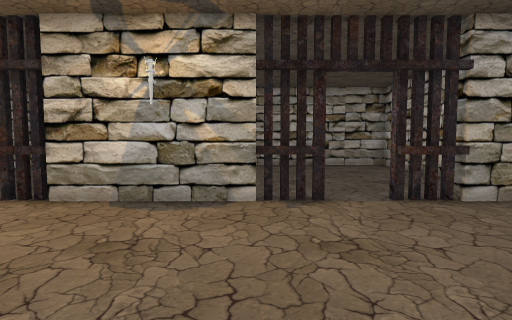
view 1 (above)

23 first-person views from a walk through a 3-D level made in the Unity game engine. The camera is 1.2 m above the floor, tilts 4° down and sees 80° across. The floor is counted in squares, 1 m on a side. Each view is taken from the middle of a square. On the plan, view 1 faces up. The plan holds only what a view shows up to about 13 squares ahead; the rest is blank. The place goes on beyond the plan. Some animated figures are not drawn. Door leaves are left out, so doorways stand open. Some surface patterns are stand-ins.

view 2
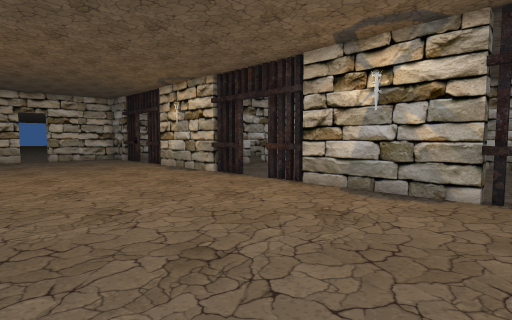

view 3
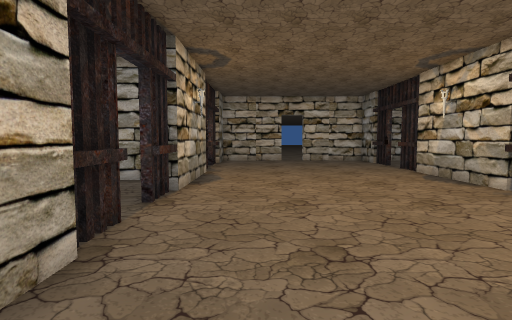

view 4
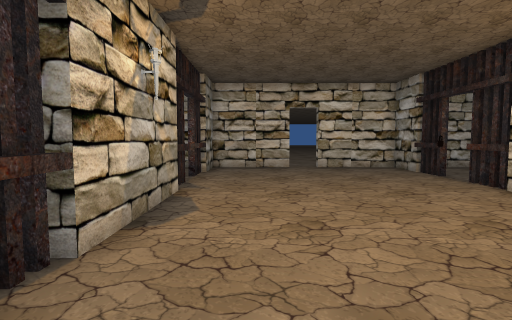

view 5
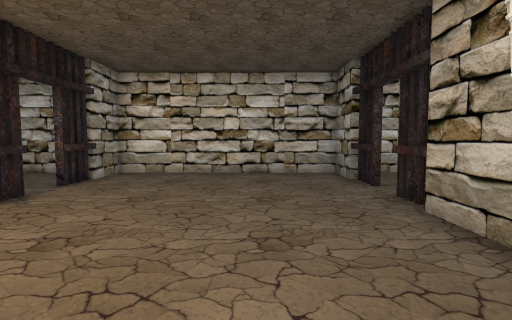

view 6
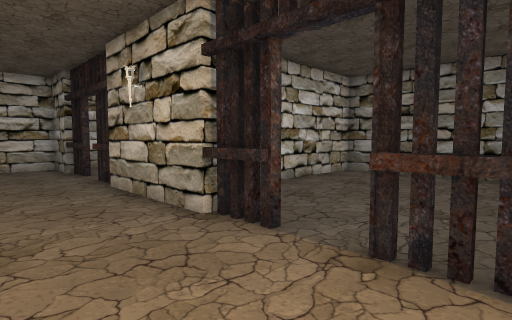

view 7
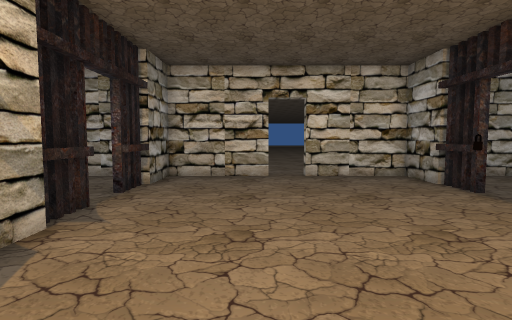

view 8
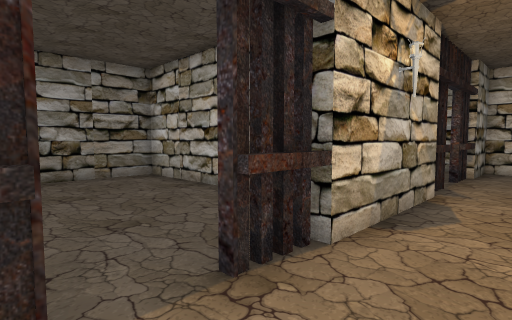

view 9
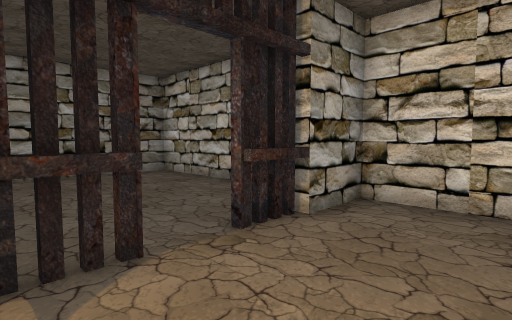

view 10
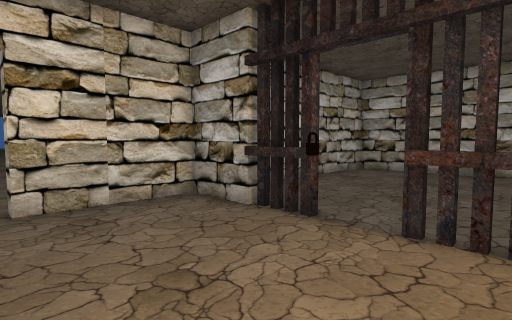

view 11
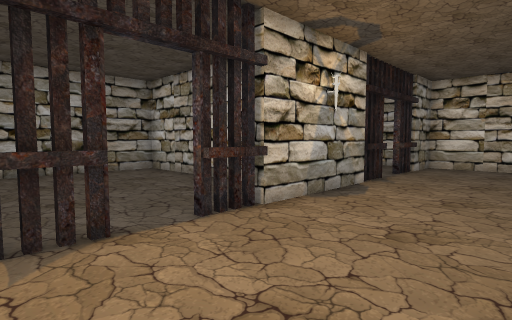

view 12
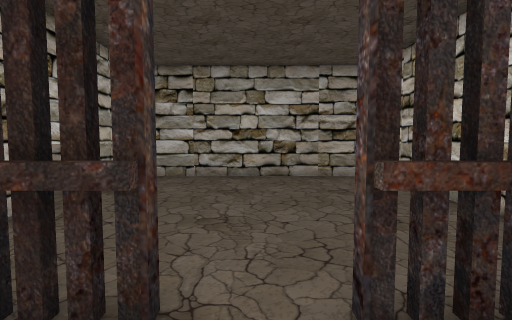

view 13
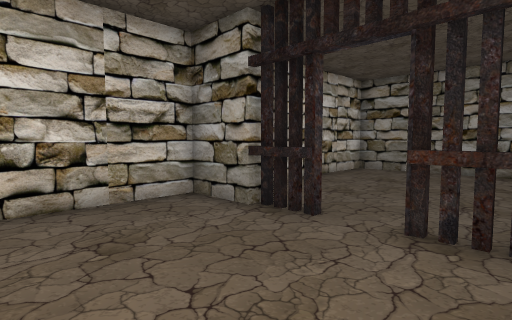

view 14
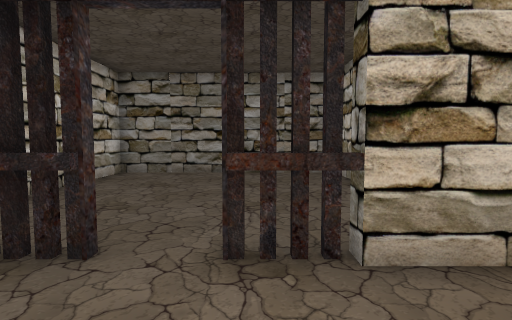

view 15
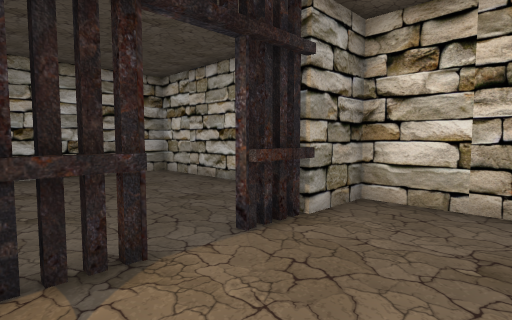

view 16
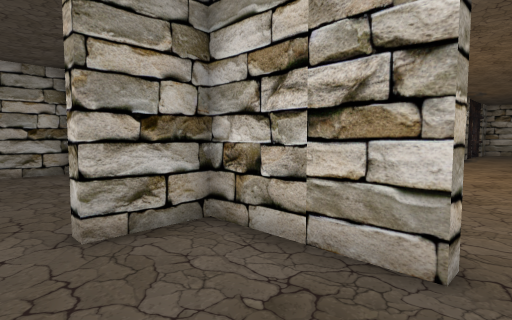

view 17
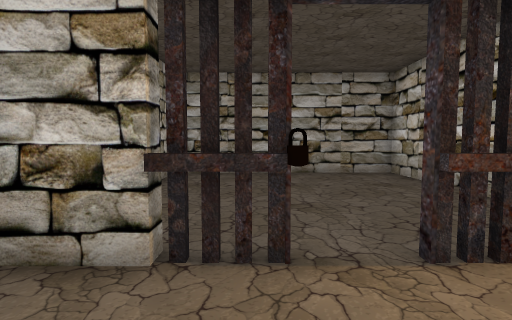

view 18
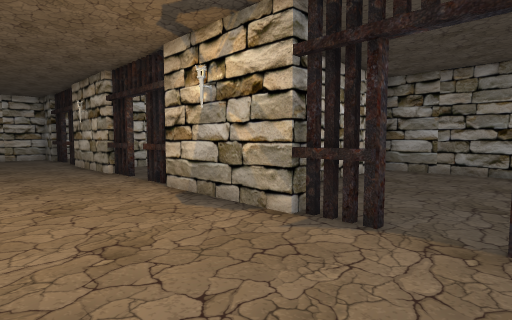

view 19
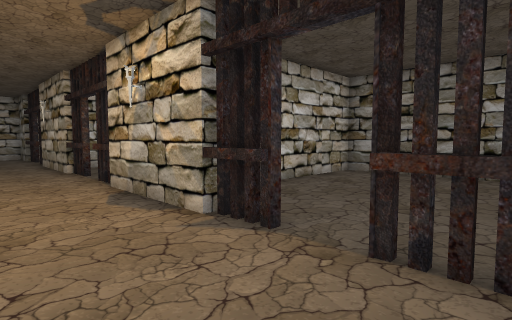

view 20
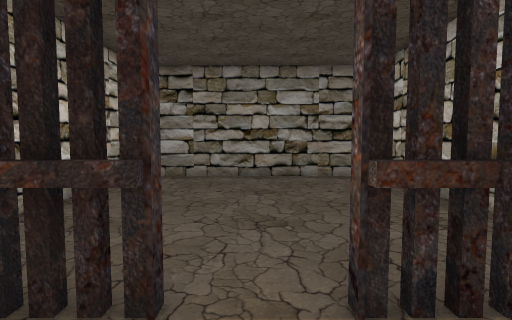

view 21
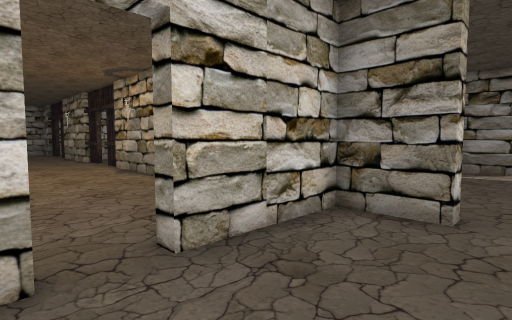

view 22
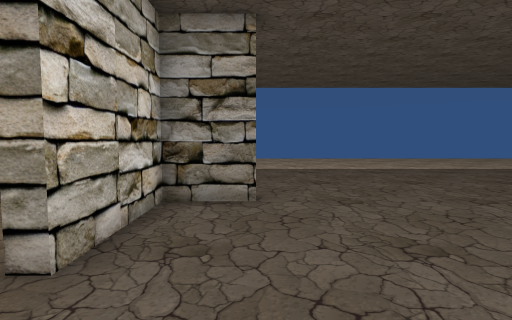

view 23
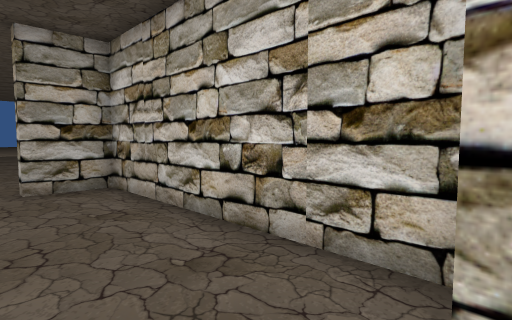

### Floor plan
Key: @ floor where view 1 was taken; # wall or solid block; x gap in a wall; . floor; D open door; T thing the floor can be seen under or through; O other object.
Columns run from 21 left of view 1 to 6 right of it. Each row starts with its distance up from view 1.
 21  ..
 20  ..
 19  .
 18  .
 17  .
 16  .
 15  .
 14  ###########################
 13  ..#.......#.......#.......#
 12 ...#.......#.......#.......#
 11 ...#.......#.......#.......#
 10 ...#.......#.......# ......#
  9 ...#.......#.......# ......#
  8 ...#....... .......  ......#
  7 ...#......  .......  ......#
  6 .#####ODTTTTTTTDTTTTTTTD####
  5 ...#.......................#
  4 ...#.......................#
  3 ...#.......................#
  2 ...D.......................#
  1 ...#.......................#
  0 ...#.................@.....#
 -1 ...#.......................#
 -2 .####x#D#x###x#D#x###x#D#x##
 -3 .. #.......#.......#.......#
 -4 .. #.......#.......#.......#
 -5 ...#.......#.......#.......#
 -6 ...#.......#.......#.......#
 -7 ...#.......#.......#.......#
 -8 ...#.......#.......#.......#
 -9 ...#.......#.......#.......#
-10  ###########################

Where each view was taken, in squares from view 1:
view 1: 0 up, 0 right, facing up
view 2: 1 down, 1 right, facing up-left
view 3: 0 up, 1 left, facing left
view 4: 0 up, 5 left, facing left
view 5: 1 up, 5 left, facing right
view 6: 1 up, 8 left, facing down-right
view 7: 1 up, 8 left, facing left
view 8: 0 up, 5 left, facing down-left
view 9: 1 up, 12 left, facing down-left
view 10: 2 up, 12 left, facing up-left
view 11: 2 up, 8 left, facing up-right
view 12: 4 up, 6 left, facing up
view 13: 2 up, 0 right, facing down-right
view 14: 1 up, 1 right, facing down
view 15: 3 up, 0 right, facing up-right
view 16: 2 up, 21 left, facing up-right
view 17: 3 up, 15 left, facing up
view 18: 2 up, 15 left, facing down-right
view 19: 1 up, 16 left, facing down-right
view 20: 0 up, 14 left, facing down
view 21: 3 up, 21 left, facing down-right
view 22: 4 up, 20 left, facing down
view 23: 6 up, 21 left, facing up-right
